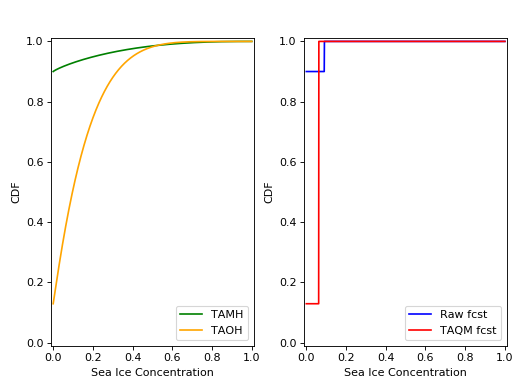

Python code for this plot:
# -*- coding: utf-8 -*-
"""
Created on Mon Mar 12 10:47:40 2018

@author: arlan
"""

import numpy as np
from taqm import taqm
from scipy.stats import linregress
from beinf import beinf
import matplotlib.pyplot as plt
import os

# Change to `True` if you would like to see how calibration is
# performed when case 2 is encountered
special_case = False

# Change directory to where the data is stored and load data
os.chdir('Data')
X = np.load('MH_case2.npy') #load MH data
Y = np.load('OH_case2.npy') #load OH data
X_t = np.load('Raw_fcst_case2.npy') #load raw forecast
Y_t = 0.5   #made-up observation

# Time
tau_s = 1981    #start year
tau_f = 2012    #finish
tau = np.arange(tau_s,tau_f+1)  #array of years in hindcast record

t = 2011   #forecast year
tau_t = tau[tau!=t]   # remove the forecast year from tau and call it tau_t
 
#instantiate a taqm object
taqm = taqm()

# Get TAMH from MH
pval_x = linregress(tau_t,X.mean(axis=1))[3]  #first check MH trend over tau_t                  
if pval_x<0.05:
    # if significant, then adjust MH for the trend to create TAMH
    X_ta = taqm.trend_adjust_2p(X,tau_t,t)
else:
    # else, set TAMH equal to MH (i.e. don't perform the trend adjustment) 
    X_ta = np.copy(X)

# Get TAOH from OH   
pval_y = linregress(tau_t,Y)[3]     #first check OH trend over tau_t                  
if pval_y<0.05:   
    # if significant, then adjust OH for the trend to create TAOH
    Y_ta = taqm.trend_adjust_2p(Y,tau_t,t) 
else:
    # else, set TAOH equal to OH (i.e. don't perform the trend adjustment) 
    Y_ta = np.copy(Y)
    
# Fit TAMH, TAOH, and X_t to the BEINF distribution
X_ta_params, Y_ta_params, X_t_params = taqm.fit_params(X_ta,Y_ta,X_t)   

# Calibrate forecast
trust_sharp_fcst = True

X_t_cal_params, X_t_cal = taqm.calibrate(X_ta_params, Y_ta_params, X_t_params,
                                                   X_ta, Y_ta, X_t,trust_sharp_fcst) 
print np.around(X_t_cal_params,4)
print np.around(X_t_cal,4)

# Get the individual parameters from the array containing the parameters
a_x_ta, b_x_ta, p_x_ta, q_x_ta = X_ta_params[0], X_ta_params[1], X_ta_params[2], X_ta_params[3]
a_y_ta, b_y_ta, p_y_ta, q_y_ta = Y_ta_params[0], Y_ta_params[1], Y_ta_params[2], Y_ta_params[3]
a_x_t, b_x_t, p_x_t, q_x_t = X_t_params[0], X_t_params[1], X_t_params[2], X_t_params[3]
a_x_t_cal, b_x_t_cal, p_x_t_cal, q_x_t_cal = X_t_cal_params[0], X_t_cal_params[1], X_t_cal_params[2], X_t_cal_params[3]

# freeze distribution objects
rv_x_ta = beinf(a_x_ta, b_x_ta, p_x_ta, q_x_ta) #TAMH                               
rv_y_ta = beinf(a_y_ta, b_y_ta, p_y_ta, q_y_ta) #TAOH
rv_x_t = beinf(a_x_t, b_x_t, p_x_t, q_x_t) #Raw forecast ensemble
rv_x_t_cal = beinf(a_x_t_cal, b_x_t_cal, p_x_t_cal, q_x_t_cal) #Calibrated forecast ensemble
    
x = np.linspace(0, 1, 1000)

# Evaluate cdf for the TAMH distribution at x
cdf_x_ta = beinf.cdf_eval(x,X_ta_params,X_ta)

# Evaluate cdf for the TAOH distribution at x
cdf_y_ta = beinf.cdf_eval(x,Y_ta_params,Y_ta)

# Evaluate cdf for the forecast distribution at x 
cdf_x_t = beinf.cdf_eval(x,X_t_params,X_t)

# Evaluate cdf for the calibrated forecast distribution at x
if trust_sharp_fcst==True and p_x_t==1:
    cdf_x_t_cal = beinf.cdf_eval(x,X_t_params,X_t)
else:
    if p_x_t==1.0:
        cdf_x_t_cal = beinf.cdf_eval(x,Y_ta_params,Y_ta)
    else:
        cdf_x_t_cal = beinf.cdf_eval(x,X_t_cal_params,X_t_cal)
        
        
fig = plt.figure()            
#Plot the cdf's for each of these distributions
ax1 = fig.add_subplot(1,2,1)
ax1.plot(x, cdf_x_ta, 'green', lw=1.5, label='TAMH')
ax1.plot(x, cdf_y_ta, 'orange', lw=1.5, label='TAOH')
ax1.legend(loc='lower right')
ax1.set_xlabel('Sea Ice Concentration')
ax1.set_ylabel('CDF')
ax1.set_ylim((-0.01, 1.01))
ax1.set_xlim((-0.01, 1.01))

ax2 = fig.add_subplot(1,2,2)
ax2.plot(x, cdf_x_t, 'b', lw=1.5, label='Raw fcst')
ax2.plot(x, cdf_x_t_cal, 'r', lw=1.5, label='TAQM fcst')
ax2.legend(loc='lower right')
ax2.set_xlabel('Sea Ice Concentration')
ax2.set_ylabel('CDF')
ax2.set_ylim((-0.01, 1.01))
ax2.set_xlim((-0.01, 1.01))

fig.subplots_adjust(left=0.1, right=0.99, bottom=0.1, top=0.9,
                    wspace=0.25)
 
#heaviside function for obs                                
cdf_obs = np.zeros(len(x))
cdf_obs[Y_t*np.ones(len(x))<=x] = 1.0
 
crps_x_t = np.trapz((cdf_x_t - cdf_obs)**2.,x)
crps_x_t_cal = np.trapz((cdf_x_t_cal - cdf_obs)**2.,x)

print "CRPS: raw forecast: ", crps_x_t                            
print "CRPS: calibrated forecast: ", crps_x_t_cal
